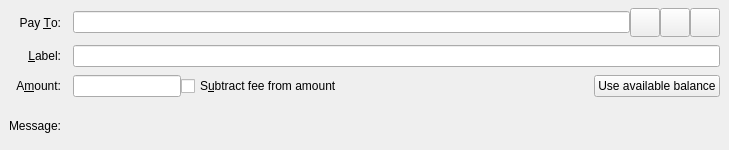
<?xml version="1.0" encoding="UTF-8"?>
<ui version="4.0">
 <class>SendCoinsEntry</class>
 <widget class="QStackedWidget" name="SendCoinsEntry">
  <property name="geometry">
   <rect>
    <x>0</x>
    <y>0</y>
    <width>729</width>
    <height>150</height>
   </rect>
  </property>
  <property name="focusPolicy">
   <enum>Qt::TabFocus</enum>
  </property>
  <property name="autoFillBackground">
   <bool>false</bool>
  </property>
  <widget class="QFrame" name="SendCoins">
   <property name="toolTip">
    <string>This is a normal payment.</string>
   </property>
   <property name="frameShape">
    <enum>QFrame::NoFrame</enum>
   </property>
   <layout class="QGridLayout" name="gridLayout">
    <property name="topMargin">
     <number>8</number>
    </property>
    <property name="bottomMargin">
     <number>4</number>
    </property>
    <property name="horizontalSpacing">
     <number>12</number>
    </property>
    <property name="verticalSpacing">
     <number>8</number>
    </property>
    <item row="0" column="0">
     <widget class="QLabel" name="payToLabel">
      <property name="text">
       <string>Pay &amp;To:</string>
      </property>
      <property name="alignment">
       <set>Qt::AlignRight|Qt::AlignTrailing|Qt::AlignVCenter</set>
      </property>
      <property name="buddy">
       <cstring>payTo</cstring>
      </property>
     </widget>
    </item>
    <item row="0" column="1">
     <layout class="QHBoxLayout" name="payToLayout">
      <property name="spacing">
       <number>0</number>
      </property>
      <item>
       <widget class="QValidatedLineEdit" name="payTo">
        <property name="toolTip">
         <string>The Vericoin address to send the payment to</string>
        </property>
       </widget>
      </item>
      <item>
       <widget class="QToolButton" name="addressBookButton">
        <property name="toolTip">
         <string>Choose previously used address</string>
        </property>
        <property name="text">
         <string/>
        </property>
        <property name="icon">
         <iconset resource="../bitcoin.qrc">
          <normaloff>:/icons/address-book</normaloff>:/icons/address-book</iconset>
        </property>
        <property name="iconSize">
         <size>
          <width>22</width>
          <height>22</height>
         </size>
        </property>
        <property name="shortcut">
         <string>Alt+A</string>
        </property>
       </widget>
      </item>
      <item>
       <widget class="QToolButton" name="pasteButton">
        <property name="toolTip">
         <string>Paste address from clipboard</string>
        </property>
        <property name="text">
         <string/>
        </property>
        <property name="icon">
         <iconset resource="../bitcoin.qrc">
          <normaloff>:/icons/editpaste</normaloff>:/icons/editpaste</iconset>
        </property>
        <property name="iconSize">
         <size>
          <width>22</width>
          <height>22</height>
         </size>
        </property>
        <property name="shortcut">
         <string>Alt+P</string>
        </property>
       </widget>
      </item>
      <item>
       <widget class="QToolButton" name="deleteButton">
        <property name="toolTip">
         <string>Remove this entry</string>
        </property>
        <property name="text">
         <string/>
        </property>
        <property name="icon">
         <iconset resource="../bitcoin.qrc">
          <normaloff>:/icons/remove</normaloff>:/icons/remove</iconset>
        </property>
        <property name="iconSize">
         <size>
          <width>22</width>
          <height>22</height>
         </size>
        </property>
       </widget>
      </item>
     </layout>
    </item>
    <item row="1" column="0">
     <widget class="QLabel" name="labellLabel">
      <property name="text">
       <string>&amp;Label:</string>
      </property>
      <property name="alignment">
       <set>Qt::AlignRight|Qt::AlignTrailing|Qt::AlignVCenter</set>
      </property>
      <property name="buddy">
       <cstring>addAsLabel</cstring>
      </property>
     </widget>
    </item>
    <item row="1" column="1">
     <widget class="QLineEdit" name="addAsLabel">
      <property name="toolTip">
       <string>Enter a label for this address to add it to the list of used addresses</string>
      </property>
     </widget>
    </item>
    <item row="2" column="0">
     <widget class="QLabel" name="amountLabel">
      <property name="text">
       <string>A&amp;mount:</string>
      </property>
      <property name="alignment">
       <set>Qt::AlignRight|Qt::AlignTrailing|Qt::AlignVCenter</set>
      </property>
      <property name="buddy">
       <cstring>payAmount</cstring>
      </property>
     </widget>
    </item>
    <item row="2" column="1">
     <layout class="QHBoxLayout" name="horizontalLayoutAmount" stretch="0,1,0">
      <item>
       <widget class="BitcoinAmountField" name="payAmount"/>
      </item>
      <item>
       <widget class="QCheckBox" name="checkboxSubtractFeeFromAmount">
        <property name="toolTip">
         <string>The fee will be deducted from the amount being sent. The recipient will receive less vericoins than you enter in the amount field. If multiple recipients are selected, the fee is split equally.</string>
        </property>
        <property name="text">
         <string>S&amp;ubtract fee from amount</string>
        </property>
       </widget>
      </item>
      <item>
       <widget class="QPushButton" name="useAvailableBalanceButton">
        <property name="text">
         <string>Use available balance</string>
        </property>
       </widget>
      </item>
     </layout>
    </item>
    <item row="3" column="0">
     <widget class="QLabel" name="messageLabel">
      <property name="text">
       <string>Message:</string>
      </property>
      <property name="alignment">
       <set>Qt::AlignRight|Qt::AlignTrailing|Qt::AlignVCenter</set>
      </property>
     </widget>
    </item>
    <item row="3" column="1">
     <widget class="QLabel" name="messageTextLabel">
      <property name="toolTip">
       <string>A message that was attached to the vericoin: URI which will be stored with the transaction for your reference. Note: This message will not be sent over the Vericoin network.</string>
      </property>
      <property name="textFormat">
       <enum>Qt::PlainText</enum>
      </property>
     </widget>
    </item>
   </layout>
  </widget>
  <widget class="QFrame" name="SendCoins_UnauthenticatedPaymentRequest">
   <property name="palette">
    <palette>
     <active>
      <colorrole role="WindowText">
       <brush brushstyle="SolidPattern">
        <color alpha="255">
         <red>0</red>
         <green>0</green>
         <blue>0</blue>
        </color>
       </brush>
      </colorrole>
      <colorrole role="Button">
       <brush brushstyle="SolidPattern">
        <color alpha="255">
         <red>255</red>
         <green>255</green>
         <blue>127</blue>
        </color>
       </brush>
      </colorrole>
      <colorrole role="Light">
       <brush brushstyle="SolidPattern">
        <color alpha="255">
         <red>255</red>
         <green>255</green>
         <blue>255</blue>
        </color>
       </brush>
      </colorrole>
      <colorrole role="Midlight">
       <brush brushstyle="SolidPattern">
        <color alpha="255">
         <red>255</red>
         <green>255</green>
         <blue>191</blue>
        </color>
       </brush>
      </colorrole>
      <colorrole role="Dark">
       <brush brushstyle="SolidPattern">
        <color alpha="255">
         <red>127</red>
         <green>127</green>
         <blue>63</blue>
        </color>
       </brush>
      </colorrole>
      <colorrole role="Mid">
       <brush brushstyle="SolidPattern">
        <color alpha="255">
         <red>170</red>
         <green>170</green>
         <blue>84</blue>
        </color>
       </brush>
      </colorrole>
      <colorrole role="Text">
       <brush brushstyle="SolidPattern">
        <color alpha="255">
         <red>0</red>
         <green>0</green>
         <blue>0</blue>
        </color>
       </brush>
      </colorrole>
      <colorrole role="BrightText">
       <brush brushstyle="SolidPattern">
        <color alpha="255">
         <red>255</red>
         <green>255</green>
         <blue>255</blue>
        </color>
       </brush>
      </colorrole>
      <colorrole role="ButtonText">
       <brush brushstyle="SolidPattern">
        <color alpha="255">
         <red>0</red>
         <green>0</green>
         <blue>0</blue>
        </color>
       </brush>
      </colorrole>
      <colorrole role="Base">
       <brush brushstyle="SolidPattern">
        <color alpha="255">
         <red>255</red>
         <green>255</green>
         <blue>255</blue>
        </color>
       </brush>
      </colorrole>
      <colorrole role="Window">
       <brush brushstyle="SolidPattern">
        <color alpha="255">
         <red>255</red>
         <green>255</green>
         <blue>127</blue>
        </color>
       </brush>
      </colorrole>
      <colorrole role="Shadow">
       <brush brushstyle="SolidPattern">
        <color alpha="255">
         <red>0</red>
         <green>0</green>
         <blue>0</blue>
        </color>
       </brush>
      </colorrole>
      <colorrole role="AlternateBase">
       <brush brushstyle="SolidPattern">
        <color alpha="255">
         <red>255</red>
         <green>255</green>
         <blue>191</blue>
        </color>
       </brush>
      </colorrole>
      <colorrole role="ToolTipBase">
       <brush brushstyle="SolidPattern">
        <color alpha="255">
         <red>255</red>
         <green>255</green>
         <blue>220</blue>
        </color>
       </brush>
      </colorrole>
      <colorrole role="ToolTipText">
       <brush brushstyle="SolidPattern">
        <color alpha="255">
         <red>0</red>
         <green>0</green>
         <blue>0</blue>
        </color>
       </brush>
      </colorrole>
     </active>
     <inactive>
      <colorrole role="WindowText">
       <brush brushstyle="SolidPattern">
        <color alpha="255">
         <red>0</red>
         <green>0</green>
         <blue>0</blue>
        </color>
       </brush>
      </colorrole>
      <colorrole role="Button">
       <brush brushstyle="SolidPattern">
        <color alpha="255">
         <red>255</red>
         <green>255</green>
         <blue>127</blue>
        </color>
       </brush>
      </colorrole>
      <colorrole role="Light">
       <brush brushstyle="SolidPattern">
        <color alpha="255">
         <red>255</red>
         <green>255</green>
         <blue>255</blue>
        </color>
       </brush>
      </colorrole>
      <colorrole role="Midlight">
       <brush brushstyle="SolidPattern">
        <color alpha="255">
         <red>255</red>
         <green>255</green>
         <blue>191</blue>
        </color>
       </brush>
      </colorrole>
      <colorrole role="Dark">
       <brush brushstyle="SolidPattern">
        <color alpha="255">
         <red>127</red>
         <green>127</green>
         <blue>63</blue>
        </color>
       </brush>
      </colorrole>
      <colorrole role="Mid">
       <brush brushstyle="SolidPattern">
        <color alpha="255">
         <red>170</red>
         <green>170</green>
         <blue>84</blue>
        </color>
       </brush>
      </colorrole>
      <colorrole role="Text">
       <brush brushstyle="SolidPattern">
        <color alpha="255">
         <red>0</red>
         <green>0</green>
         <blue>0</blue>
        </color>
       </brush>
      </colorrole>
      <colorrole role="BrightText">
       <brush brushstyle="SolidPattern">
        <color alpha="255">
         <red>255</red>
         <green>255</green>
         <blue>255</blue>
        </color>
       </brush>
      </colorrole>
      <colorrole role="ButtonText">
       <brush brushstyle="SolidPattern">
        <color alpha="255">
         <red>0</red>
         <green>0</green>
         <blue>0</blue>
        </color>
       </brush>
      </colorrole>
      <colorrole role="Base">
       <brush brushstyle="SolidPattern">
        <color alpha="255">
         <red>255</red>
         <green>255</green>
         <blue>255</blue>
        </color>
       </brush>
      </colorrole>
      <colorrole role="Window">
       <brush brushstyle="SolidPattern">
        <color alpha="255">
         <red>255</red>
         <green>255</green>
         <blue>127</blue>
        </color>
       </brush>
      </colorrole>
      <colorrole role="Shadow">
       <brush brushstyle="SolidPattern">
        <color alpha="255">
         <red>0</red>
         <green>0</green>
         <blue>0</blue>
        </color>
       </brush>
      </colorrole>
      <colorrole role="AlternateBase">
       <brush brushstyle="SolidPattern">
        <color alpha="255">
         <red>255</red>
         <green>255</green>
         <blue>191</blue>
        </color>
       </brush>
      </colorrole>
      <colorrole role="ToolTipBase">
       <brush brushstyle="SolidPattern">
        <color alpha="255">
         <red>255</red>
         <green>255</green>
         <blue>220</blue>
        </color>
       </brush>
      </colorrole>
      <colorrole role="ToolTipText">
       <brush brushstyle="SolidPattern">
        <color alpha="255">
         <red>0</red>
         <green>0</green>
         <blue>0</blue>
        </color>
       </brush>
      </colorrole>
     </inactive>
     <disabled>
      <colorrole role="WindowText">
       <brush brushstyle="SolidPattern">
        <color alpha="255">
         <red>127</red>
         <green>127</green>
         <blue>63</blue>
        </color>
       </brush>
      </colorrole>
      <colorrole role="Button">
       <brush brushstyle="SolidPattern">
        <color alpha="255">
         <red>255</red>
         <green>255</green>
         <blue>127</blue>
        </color>
       </brush>
      </colorrole>
      <colorrole role="Light">
       <brush brushstyle="SolidPattern">
        <color alpha="255">
         <red>255</red>
         <green>255</green>
         <blue>255</blue>
        </color>
       </brush>
      </colorrole>
      <colorrole role="Midlight">
       <brush brushstyle="SolidPattern">
        <color alpha="255">
         <red>255</red>
         <green>255</green>
         <blue>191</blue>
        </color>
       </brush>
      </colorrole>
      <colorrole role="Dark">
       <brush brushstyle="SolidPattern">
        <color alpha="255">
         <red>127</red>
         <green>127</green>
         <blue>63</blue>
        </color>
       </brush>
      </colorrole>
      <colorrole role="Mid">
       <brush brushstyle="SolidPattern">
        <color alpha="255">
         <red>170</red>
         <green>170</green>
         <blue>84</blue>
        </color>
       </brush>
      </colorrole>
      <colorrole role="Text">
       <brush brushstyle="SolidPattern">
        <color alpha="255">
         <red>127</red>
         <green>127</green>
         <blue>63</blue>
        </color>
       </brush>
      </colorrole>
      <colorrole role="BrightText">
       <brush brushstyle="SolidPattern">
        <color alpha="255">
         <red>255</red>
         <green>255</green>
         <blue>255</blue>
        </color>
       </brush>
      </colorrole>
      <colorrole role="ButtonText">
       <brush brushstyle="SolidPattern">
        <color alpha="255">
         <red>127</red>
         <green>127</green>
         <blue>63</blue>
        </color>
       </brush>
      </colorrole>
      <colorrole role="Base">
       <brush brushstyle="SolidPattern">
        <color alpha="255">
         <red>255</red>
         <green>255</green>
         <blue>127</blue>
        </color>
       </brush>
      </colorrole>
      <colorrole role="Window">
       <brush brushstyle="SolidPattern">
        <color alpha="255">
         <red>255</red>
         <green>255</green>
         <blue>127</blue>
        </color>
       </brush>
      </colorrole>
      <colorrole role="Shadow">
       <brush brushstyle="SolidPattern">
        <color alpha="255">
         <red>0</red>
         <green>0</green>
         <blue>0</blue>
        </color>
       </brush>
      </colorrole>
      <colorrole role="AlternateBase">
       <brush brushstyle="SolidPattern">
        <color alpha="255">
         <red>255</red>
         <green>255</green>
         <blue>127</blue>
        </color>
       </brush>
      </colorrole>
      <colorrole role="ToolTipBase">
       <brush brushstyle="SolidPattern">
        <color alpha="255">
         <red>255</red>
         <green>255</green>
         <blue>220</blue>
        </color>
       </brush>
      </colorrole>
      <colorrole role="ToolTipText">
       <brush brushstyle="SolidPattern">
        <color alpha="255">
         <red>0</red>
         <green>0</green>
         <blue>0</blue>
        </color>
       </brush>
      </colorrole>
     </disabled>
    </palette>
   </property>
   <property name="toolTip">
    <string>This is an unauthenticated payment request.</string>
   </property>
   <property name="autoFillBackground">
    <bool>true</bool>
   </property>
   <property name="frameShape">
    <enum>QFrame::NoFrame</enum>
   </property>
   <layout class="QGridLayout" name="gridLayout_is">
    <property name="spacing">
     <number>12</number>
    </property>
    <item row="0" column="0">
     <widget class="QLabel" name="payToLabel_is">
      <property name="text">
       <string>Pay To:</string>
      </property>
      <property name="alignment">
       <set>Qt::AlignRight|Qt::AlignTrailing|Qt::AlignVCenter</set>
      </property>
     </widget>
    </item>
    <item row="0" column="1">
     <layout class="QHBoxLayout" name="payToLayout_is">
      <property name="spacing">
       <number>0</number>
      </property>
      <item>
       <widget class="QLabel" name="payTo_is"/>
      </item>
      <item>
       <widget class="QToolButton" name="deleteButton_is">
        <property name="toolTip">
         <string>Remove this entry</string>
        </property>
        <property name="text">
         <string/>
        </property>
        <property name="icon">
         <iconset resource="../bitcoin.qrc">
          <normaloff>:/icons/remove</normaloff>:/icons/remove</iconset>
        </property>
       </widget>
      </item>
     </layout>
    </item>
    <item row="1" column="0">
     <widget class="QLabel" name="memoLabel_is">
      <property name="text">
       <string>Memo:</string>
      </property>
      <property name="alignment">
       <set>Qt::AlignRight|Qt::AlignTrailing|Qt::AlignVCenter</set>
      </property>
     </widget>
    </item>
    <item row="1" column="1">
     <widget class="QLabel" name="memoTextLabel_is">
      <property name="textFormat">
       <enum>Qt::PlainText</enum>
      </property>
     </widget>
    </item>
    <item row="2" column="0">
     <widget class="QLabel" name="amountLabel_is">
      <property name="text">
       <string>A&amp;mount:</string>
      </property>
      <property name="alignment">
       <set>Qt::AlignRight|Qt::AlignTrailing|Qt::AlignVCenter</set>
      </property>
      <property name="buddy">
       <cstring>payAmount_is</cstring>
      </property>
     </widget>
    </item>
    <item row="2" column="1">
     <widget class="BitcoinAmountField" name="payAmount_is">
      <property name="acceptDrops">
       <bool>false</bool>
      </property>
     </widget>
    </item>
   </layout>
  </widget>
  <widget class="QFrame" name="SendCoins_AuthenticatedPaymentRequest">
   <property name="palette">
    <palette>
     <active>
      <colorrole role="WindowText">
       <brush brushstyle="SolidPattern">
        <color alpha="255">
         <red>0</red>
         <green>0</green>
         <blue>0</blue>
        </color>
       </brush>
      </colorrole>
      <colorrole role="Button">
       <brush brushstyle="SolidPattern">
        <color alpha="255">
         <red>140</red>
         <green>232</green>
         <blue>119</blue>
        </color>
       </brush>
      </colorrole>
      <colorrole role="Light">
       <brush brushstyle="SolidPattern">
        <color alpha="255">
         <red>230</red>
         <green>255</green>
         <blue>224</blue>
        </color>
       </brush>
      </colorrole>
      <colorrole role="Midlight">
       <brush brushstyle="SolidPattern">
        <color alpha="255">
         <red>185</red>
         <green>243</green>
         <blue>171</blue>
        </color>
       </brush>
      </colorrole>
      <colorrole role="Dark">
       <brush brushstyle="SolidPattern">
        <color alpha="255">
         <red>70</red>
         <green>116</green>
         <blue>59</blue>
        </color>
       </brush>
      </colorrole>
      <colorrole role="Mid">
       <brush brushstyle="SolidPattern">
        <color alpha="255">
         <red>93</red>
         <green>155</green>
         <blue>79</blue>
        </color>
       </brush>
      </colorrole>
      <colorrole role="Text">
       <brush brushstyle="SolidPattern">
        <color alpha="255">
         <red>0</red>
         <green>0</green>
         <blue>0</blue>
        </color>
       </brush>
      </colorrole>
      <colorrole role="BrightText">
       <brush brushstyle="SolidPattern">
        <color alpha="255">
         <red>155</red>
         <green>255</green>
         <blue>147</blue>
        </color>
       </brush>
      </colorrole>
      <colorrole role="ButtonText">
       <brush brushstyle="SolidPattern">
        <color alpha="255">
         <red>0</red>
         <green>0</green>
         <blue>0</blue>
        </color>
       </brush>
      </colorrole>
      <colorrole role="Base">
       <brush brushstyle="SolidPattern">
        <color alpha="255">
         <red>119</red>
         <green>255</green>
         <blue>233</blue>
        </color>
       </brush>
      </colorrole>
      <colorrole role="Window">
       <brush brushstyle="SolidPattern">
        <color alpha="255">
         <red>140</red>
         <green>232</green>
         <blue>119</blue>
        </color>
       </brush>
      </colorrole>
      <colorrole role="Shadow">
       <brush brushstyle="SolidPattern">
        <color alpha="255">
         <red>0</red>
         <green>0</green>
         <blue>0</blue>
        </color>
       </brush>
      </colorrole>
      <colorrole role="AlternateBase">
       <brush brushstyle="SolidPattern">
        <color alpha="255">
         <red>197</red>
         <green>243</green>
         <blue>187</blue>
        </color>
       </brush>
      </colorrole>
      <colorrole role="NoRole">
       <brush brushstyle="SolidPattern">
        <color alpha="255">
         <red>125</red>
         <green>194</green>
         <blue>122</blue>
        </color>
       </brush>
      </colorrole>
      <colorrole role="ToolTipBase">
       <brush brushstyle="SolidPattern">
        <color alpha="255">
         <red>255</red>
         <green>255</green>
         <blue>220</blue>
        </color>
       </brush>
      </colorrole>
      <colorrole role="ToolTipText">
       <brush brushstyle="SolidPattern">
        <color alpha="255">
         <red>0</red>
         <green>0</green>
         <blue>0</blue>
        </color>
       </brush>
      </colorrole>
     </active>
     <inactive>
      <colorrole role="WindowText">
       <brush brushstyle="SolidPattern">
        <color alpha="255">
         <red>0</red>
         <green>0</green>
         <blue>0</blue>
        </color>
       </brush>
      </colorrole>
      <colorrole role="Button">
       <brush brushstyle="SolidPattern">
        <color alpha="255">
         <red>140</red>
         <green>232</green>
         <blue>119</blue>
        </color>
       </brush>
      </colorrole>
      <colorrole role="Light">
       <brush brushstyle="SolidPattern">
        <color alpha="255">
         <red>230</red>
         <green>255</green>
         <blue>224</blue>
        </color>
       </brush>
      </colorrole>
      <colorrole role="Midlight">
       <brush brushstyle="SolidPattern">
        <color alpha="255">
         <red>185</red>
         <green>243</green>
         <blue>171</blue>
        </color>
       </brush>
      </colorrole>
      <colorrole role="Dark">
       <brush brushstyle="SolidPattern">
        <color alpha="255">
         <red>70</red>
         <green>116</green>
         <blue>59</blue>
        </color>
       </brush>
      </colorrole>
      <colorrole role="Mid">
       <brush brushstyle="SolidPattern">
        <color alpha="255">
         <red>93</red>
         <green>155</green>
         <blue>79</blue>
        </color>
       </brush>
      </colorrole>
      <colorrole role="Text">
       <brush brushstyle="SolidPattern">
        <color alpha="255">
         <red>0</red>
         <green>0</green>
         <blue>0</blue>
        </color>
       </brush>
      </colorrole>
      <colorrole role="BrightText">
       <brush brushstyle="SolidPattern">
        <color alpha="255">
         <red>155</red>
         <green>255</green>
         <blue>147</blue>
        </color>
       </brush>
      </colorrole>
      <colorrole role="ButtonText">
       <brush brushstyle="SolidPattern">
        <color alpha="255">
         <red>0</red>
         <green>0</green>
         <blue>0</blue>
        </color>
       </brush>
      </colorrole>
      <colorrole role="Base">
       <brush brushstyle="SolidPattern">
        <color alpha="255">
         <red>119</red>
         <green>255</green>
         <blue>233</blue>
        </color>
       </brush>
      </colorrole>
      <colorrole role="Window">
       <brush brushstyle="SolidPattern">
        <color alpha="255">
         <red>140</red>
         <green>232</green>
         <blue>119</blue>
        </color>
       </brush>
      </colorrole>
      <colorrole role="Shadow">
       <brush brushstyle="SolidPattern">
        <color alpha="255">
         <red>0</red>
         <green>0</green>
         <blue>0</blue>
        </color>
       </brush>
      </colorrole>
      <colorrole role="AlternateBase">
       <brush brushstyle="SolidPattern">
        <color alpha="255">
         <red>197</red>
         <green>243</green>
         <blue>187</blue>
        </color>
       </brush>
      </colorrole>
      <colorrole role="NoRole">
       <brush brushstyle="SolidPattern">
        <color alpha="255">
         <red>125</red>
         <green>194</green>
         <blue>122</blue>
        </color>
       </brush>
      </colorrole>
      <colorrole role="ToolTipBase">
       <brush brushstyle="SolidPattern">
        <color alpha="255">
         <red>255</red>
         <green>255</green>
         <blue>220</blue>
        </color>
       </brush>
      </colorrole>
      <colorrole role="ToolTipText">
       <brush brushstyle="SolidPattern">
        <color alpha="255">
         <red>0</red>
         <green>0</green>
         <blue>0</blue>
        </color>
       </brush>
      </colorrole>
     </inactive>
     <disabled>
      <colorrole role="WindowText">
       <brush brushstyle="SolidPattern">
        <color alpha="255">
         <red>70</red>
         <green>116</green>
         <blue>59</blue>
        </color>
       </brush>
      </colorrole>
      <colorrole role="Button">
       <brush brushstyle="SolidPattern">
        <color alpha="255">
         <red>140</red>
         <green>232</green>
         <blue>119</blue>
        </color>
       </brush>
      </colorrole>
      <colorrole role="Light">
       <brush brushstyle="SolidPattern">
        <color alpha="255">
         <red>230</red>
         <green>255</green>
         <blue>224</blue>
        </color>
       </brush>
      </colorrole>
      <colorrole role="Midlight">
       <brush brushstyle="SolidPattern">
        <color alpha="255">
         <red>185</red>
         <green>243</green>
         <blue>171</blue>
        </color>
       </brush>
      </colorrole>
      <colorrole role="Dark">
       <brush brushstyle="SolidPattern">
        <color alpha="255">
         <red>70</red>
         <green>116</green>
         <blue>59</blue>
        </color>
       </brush>
      </colorrole>
      <colorrole role="Mid">
       <brush brushstyle="SolidPattern">
        <color alpha="255">
         <red>93</red>
         <green>155</green>
         <blue>79</blue>
        </color>
       </brush>
      </colorrole>
      <colorrole role="Text">
       <brush brushstyle="SolidPattern">
        <color alpha="255">
         <red>70</red>
         <green>116</green>
         <blue>59</blue>
        </color>
       </brush>
      </colorrole>
      <colorrole role="BrightText">
       <brush brushstyle="SolidPattern">
        <color alpha="255">
         <red>155</red>
         <green>255</green>
         <blue>147</blue>
        </color>
       </brush>
      </colorrole>
      <colorrole role="ButtonText">
       <brush brushstyle="SolidPattern">
        <color alpha="255">
         <red>70</red>
         <green>116</green>
         <blue>59</blue>
        </color>
       </brush>
      </colorrole>
      <colorrole role="Base">
       <brush brushstyle="SolidPattern">
        <color alpha="255">
         <red>140</red>
         <green>232</green>
         <blue>119</blue>
        </color>
       </brush>
      </colorrole>
      <colorrole role="Window">
       <brush brushstyle="SolidPattern">
        <color alpha="255">
         <red>140</red>
         <green>232</green>
         <blue>119</blue>
        </color>
       </brush>
      </colorrole>
      <colorrole role="Shadow">
       <brush brushstyle="SolidPattern">
        <color alpha="255">
         <red>0</red>
         <green>0</green>
         <blue>0</blue>
        </color>
       </brush>
      </colorrole>
      <colorrole role="AlternateBase">
       <brush brushstyle="SolidPattern">
        <color alpha="255">
         <red>140</red>
         <green>232</green>
         <blue>119</blue>
        </color>
       </brush>
      </colorrole>
      <colorrole role="NoRole">
       <brush brushstyle="SolidPattern">
        <color alpha="255">
         <red>125</red>
         <green>194</green>
         <blue>122</blue>
        </color>
       </brush>
      </colorrole>
      <colorrole role="ToolTipBase">
       <brush brushstyle="SolidPattern">
        <color alpha="255">
         <red>255</red>
         <green>255</green>
         <blue>220</blue>
        </color>
       </brush>
      </colorrole>
      <colorrole role="ToolTipText">
       <brush brushstyle="SolidPattern">
        <color alpha="255">
         <red>0</red>
         <green>0</green>
         <blue>0</blue>
        </color>
       </brush>
      </colorrole>
     </disabled>
    </palette>
   </property>
   <property name="toolTip">
    <string>This is an authenticated payment request.</string>
   </property>
   <property name="autoFillBackground">
    <bool>true</bool>
   </property>
   <property name="frameShape">
    <enum>QFrame::NoFrame</enum>
   </property>
   <layout class="QGridLayout" name="gridLayout_s">
    <property name="spacing">
     <number>12</number>
    </property>
    <item row="0" column="0">
     <widget class="QLabel" name="payToLabel_s">
      <property name="text">
       <string>Pay To:</string>
      </property>
      <property name="alignment">
       <set>Qt::AlignRight|Qt::AlignTrailing|Qt::AlignVCenter</set>
      </property>
     </widget>
    </item>
    <item row="0" column="1">
     <layout class="QHBoxLayout" name="payToLayout_s">
      <property name="spacing">
       <number>0</number>
      </property>
      <item>
       <widget class="QLabel" name="payTo_s">
        <property name="textFormat">
         <enum>Qt::PlainText</enum>
        </property>
       </widget>
      </item>
      <item>
       <widget class="QToolButton" name="deleteButton_s">
        <property name="toolTip">
         <string>Remove this entry</string>
        </property>
        <property name="text">
         <string/>
        </property>
        <property name="icon">
         <iconset resource="../bitcoin.qrc">
          <normaloff>:/icons/remove</normaloff>:/icons/remove</iconset>
        </property>
       </widget>
      </item>
     </layout>
    </item>
    <item row="1" column="0">
     <widget class="QLabel" name="memoLabel_s">
      <property name="text">
       <string>Memo:</string>
      </property>
      <property name="alignment">
       <set>Qt::AlignRight|Qt::AlignTrailing|Qt::AlignVCenter</set>
      </property>
     </widget>
    </item>
    <item row="1" column="1">
     <widget class="QLabel" name="memoTextLabel_s">
      <property name="textFormat">
       <enum>Qt::PlainText</enum>
      </property>
     </widget>
    </item>
    <item row="2" column="0">
     <widget class="QLabel" name="amountLabel_s">
      <property name="text">
       <string>A&amp;mount:</string>
      </property>
      <property name="alignment">
       <set>Qt::AlignRight|Qt::AlignTrailing|Qt::AlignVCenter</set>
      </property>
      <property name="buddy">
       <cstring>payAmount_s</cstring>
      </property>
     </widget>
    </item>
    <item row="2" column="1">
     <widget class="BitcoinAmountField" name="payAmount_s">
      <property name="acceptDrops">
       <bool>false</bool>
      </property>
     </widget>
    </item>
   </layout>
  </widget>
 </widget>
 <customwidgets>
  <customwidget>
   <class>QValidatedLineEdit</class>
   <extends>QLineEdit</extends>
   <header>qt/qvalidatedlineedit.h</header>
  </customwidget>
  <customwidget>
   <class>BitcoinAmountField</class>
   <extends>QLineEdit</extends>
   <header>qt/bitcoinamountfield.h</header>
  </customwidget>
 </customwidgets>
 <tabstops>
  <tabstop>payTo</tabstop>
  <tabstop>addressBookButton</tabstop>
  <tabstop>pasteButton</tabstop>
  <tabstop>deleteButton</tabstop>
  <tabstop>addAsLabel</tabstop>
  <tabstop>payAmount</tabstop>
  <tabstop>payAmount_is</tabstop>
  <tabstop>deleteButton_is</tabstop>
  <tabstop>payAmount_s</tabstop>
  <tabstop>deleteButton_s</tabstop>
 </tabstops>
 <resources>
  <include location="../bitcoin.qrc"/>
 </resources>
 <connections/>
</ui>
